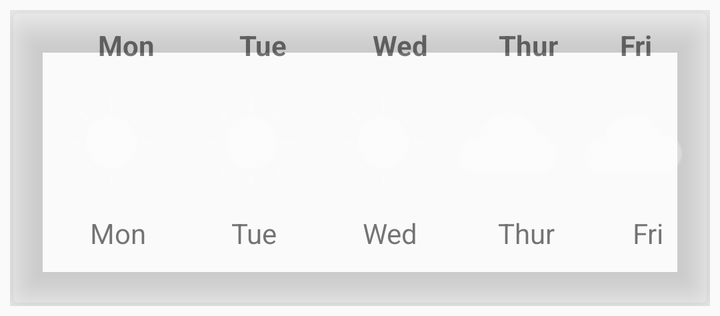
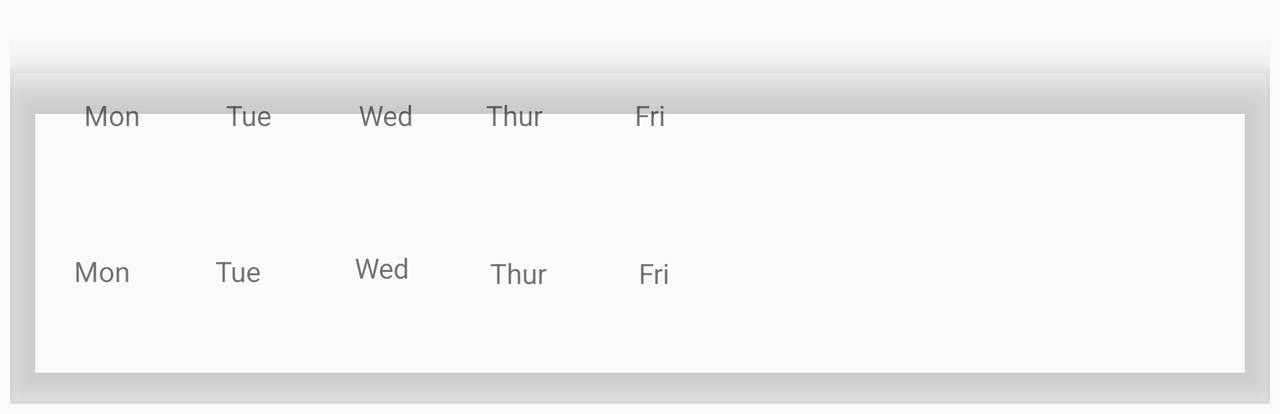

The same Android screen from two of the app's own layout files: first res/layout/ as a phone draws it, then the repository's variant for another configuration, drawn on a device whose configuration selects that folder. Both files follow.
<!-- AndroidManifest.xml: application theme Theme.AppCompat.Light.NoActionBar -->
<!-- res/layout/forecast_list.xml -->
<?xml version="1.0" encoding="utf-8"?>
<LinearLayout xmlns:android="http://schemas.android.com/apk/res/android"
    xmlns:app="http://schemas.android.com/apk/res-auto"
    xmlns:tools="http://schemas.android.com/tools"
    xmlns:card_view="http://schemas.android.com/apk/res-auto"
    android:layout_width="match_parent"
    android:layout_height="wrap_content"
    android:orientation="vertical"
    android:background="@color/colorCh2"
    android:padding="5dp">

    <android.support.v7.widget.CardView
        style="@style/Base.CardView"
        android:layout_width="match_parent"
        android:layout_height="148dp"

        app:cardBackgroundColor="@color/colorCh2"
        android:background="?android:attr/fastScrollPreviewBackgroundLeft"
        android:padding="35dp"
        card_view:cardCornerRadius="4dp"
        card_view:cardElevation="12dp">

        <LinearLayout
            android:layout_width="match_parent"
            android:layout_height="138dp"
            android:background="@color/colorCh2"
            android:orientation="vertical">

            <android.support.constraint.ConstraintLayout
                android:id="@+id/topDaysLayer"
                android:layout_width="match_parent"
                android:layout_height="wrap_content"
                android:orientation="horizontal"
                android:paddingHorizontal="20dp">

                <TextView
                    android:id="@+id/tvMon0"
                    android:layout_width="60dp"
                    android:layout_height="wrap_content"
                    android:layout_alignParentBottom="true"
                    android:layout_alignParentStart="true"
                    android:layout_marginStart="8dp"
                    android:layout_marginTop="8dp"
                    android:gravity="center_vertical"
                    android:text="Mon"
                    android:textAlignment="center"
                    android:textStyle="bold"
                    app:layout_constraintStart_toStartOf="parent"
                    app:layout_constraintTop_toTopOf="parent" />

                <TextView
                    android:id="@+id/tvTue0"
                    android:layout_width="61dp"
                    android:layout_height="wrap_content"
                    android:layout_alignParentBottom="true"
                    android:layout_alignParentStart="true"
                    android:layout_marginStart="8dp"
                    android:layout_marginTop="8dp"
                    android:gravity="center_vertical"
                    android:text="Tue"
                    android:textAlignment="center"
                    android:textStyle="bold"
                    app:layout_constraintStart_toEndOf="@+id/tvMon0"
                    app:layout_constraintTop_toTopOf="parent" />

                <TextView
                    android:id="@+id/tvWed0"
                    android:layout_width="60dp"
                    android:layout_height="wrap_content"
                    android:layout_alignParentBottom="true"
                    android:layout_alignParentStart="true"
                    android:layout_marginStart="8dp"
                    android:layout_marginTop="8dp"
                    android:gravity="center_vertical"
                    android:text="Wed"
                    android:textAlignment="center"
                    android:textStyle="bold"
                    app:layout_constraintStart_toEndOf="@+id/tvTue0"
                    app:layout_constraintTop_toTopOf="parent" />

                <TextView
                    android:id="@+id/tvThur0"
                    android:layout_width="60dp"
                    android:layout_height="wrap_content"
                    android:layout_alignParentBottom="true"
                    android:layout_alignParentStart="true"
                    android:layout_marginBottom="8dp"
                    android:layout_marginStart="4dp"
                    android:layout_marginTop="8dp"
                    android:gravity="center_vertical"
                    android:text="Thur"
                    android:textAlignment="center"
                    android:textStyle="bold"
                    app:layout_constraintBottom_toBottomOf="parent"
                    app:layout_constraintStart_toEndOf="@+id/tvWed0"
                    app:layout_constraintTop_toTopOf="parent"
                    app:layout_constraintVertical_bias="0.0" />

                <TextView
                    android:id="@+id/tvFri0"
                    android:layout_width="60dp"
                    android:layout_height="wrap_content"
                    android:layout_alignParentBottom="true"
                    android:layout_alignParentStart="true"
                    android:layout_marginEnd="9dp"
                    android:layout_marginStart="16dp"
                    android:layout_marginTop="8dp"
                    android:gravity="center_vertical"
                    android:text="Fri"
                    android:textAlignment="center"
                    android:textStyle="bold"
                    app:layout_constraintEnd_toEndOf="parent"
                    app:layout_constraintStart_toEndOf="@+id/tvThur0"
                    app:layout_constraintTop_toTopOf="parent" />

            </android.support.constraint.ConstraintLayout>

            <android.support.constraint.ConstraintLayout
                android:id="@+id/MedDaysLayer"
                android:layout_width="match_parent"
                android:layout_height="wrap_content"
                android:layout_marginTop="5dp">

                <ImageView
                    android:id="@+id/imgMon"
                    android:layout_width="50dp"
                    android:layout_height="45dp"
                    android:layout_marginStart="25dp"
                    android:layout_marginTop="4dp"
                    android:color="#e0f2f1"
                    android:elevation="0dp"
                    android:src="@drawable/sunny"
                    app:layout_constraintStart_toStartOf="parent"
                    app:layout_constraintTop_toTopOf="parent" />

                <ImageView
                    android:id="@+id/imgTue"
                    android:layout_width="50dp"
                    android:layout_height="45dp"
                    android:layout_marginStart="20dp"
                    android:layout_marginTop="4dp"
                    android:elevation="0dp"
                    android:src="@drawable/sunny"
                    app:layout_constraintStart_toEndOf="@+id/imgMon"
                    app:layout_constraintTop_toTopOf="parent" />

                <ImageView
                    android:id="@+id/imgWed"
                    android:layout_width="50dp"
                    android:layout_height="45dp"
                    android:layout_marginStart="16dp"
                    android:layout_marginTop="4dp"
                    android:elevation="0dp"
                    android:src="@drawable/sunny"
                    app:layout_constraintStart_toEndOf="@+id/imgTue"
                    app:layout_constraintTop_toTopOf="parent" />

                <ImageView
                    android:id="@+id/imgThu"
                    android:layout_width="51dp"
                    android:layout_height="45dp"
                    android:layout_marginStart="12dp"
                    android:layout_marginTop="4dp"
                    android:color="#e0f2f1"
                    android:elevation="0dp"
                    android:src="@drawable/cloudy"
                    app:layout_constraintStart_toEndOf="@+id/imgWed"
                    app:layout_constraintTop_toTopOf="parent" />

                <ImageView
                    android:id="@+id/imgFri"
                    android:layout_width="50dp"
                    android:layout_height="45dp"
                    android:layout_marginEnd="16dp"
                    android:layout_marginStart="12dp"
                    android:layout_marginTop="4dp"
                    android:color="#e0f2f1"
                    android:elevation="0dp"
                    android:src="@drawable/cloudy"
                    app:layout_constraintEnd_toEndOf="parent"
                    app:layout_constraintHorizontal_bias="0.0"
                    app:layout_constraintStart_toEndOf="@+id/imgThu"
                    app:layout_constraintTop_toTopOf="parent" />


            </android.support.constraint.ConstraintLayout>

            <android.support.constraint.ConstraintLayout
                android:layout_width="match_parent"
                android:layout_height="37dp"
                android:layout_marginTop="5dp"
                app:layout_constraintTop_toBottomOf="@id/MedDaysLayer">

                <TextView
                    android:id="@+id/tvMon"
                    android:layout_width="60dp"
                    android:layout_height="wrap_content"
                    android:layout_alignParentBottom="true"
                    android:layout_alignParentStart="true"
                    android:layout_marginStart="24dp"
                    android:layout_marginTop="8dp"
                    android:gravity="center_vertical"
                    android:text="Mon"
                    android:textAlignment="center"
                    app:layout_constraintStart_toStartOf="parent"
                    app:layout_constraintTop_toTopOf="parent" />

                <TextView
                    android:id="@+id/tvTue"
                    android:layout_width="60dp"
                    android:layout_height="wrap_content"
                    android:layout_alignParentBottom="true"
                    android:layout_alignParentStart="true"
                    android:layout_marginStart="8dp"
                    android:layout_marginTop="8dp"
                    android:gravity="center_vertical"
                    android:text="Tue"
                    android:textAlignment="center"
                    app:layout_constraintStart_toEndOf="@+id/tvMon"
                    app:layout_constraintTop_toTopOf="parent" />

                <TextView
                    android:id="@+id/tvWed"
                    android:layout_width="60dp"
                    android:layout_height="18dp"
                    android:layout_alignParentBottom="true"
                    android:layout_alignParentStart="true"
                    android:layout_marginStart="8dp"
                    android:layout_marginTop="8dp"
                    android:gravity="center_vertical"
                    android:text="Wed"
                    android:textAlignment="center"
                    app:layout_constraintStart_toEndOf="@+id/tvTue"
                    app:layout_constraintTop_toTopOf="parent" />

                <TextView
                    android:id="@+id/tvThur"
                    android:layout_width="60dp"
                    android:layout_height="wrap_content"
                    android:layout_alignParentBottom="true"
                    android:layout_alignParentStart="true"
                    android:layout_marginStart="8dp"
                    android:layout_marginTop="8dp"
                    android:gravity="center_vertical"
                    android:text="Thur"
                    android:textAlignment="center"
                    app:layout_constraintStart_toEndOf="@+id/tvWed"
                    app:layout_constraintTop_toTopOf="parent" />

                <TextView
                    android:id="@+id/tvFri"
                    android:layout_width="60dp"
                    android:layout_height="wrap_content"
                    android:layout_alignParentBottom="true"
                    android:layout_alignParentStart="true"
                    android:layout_marginEnd="8dp"
                    android:layout_marginStart="8dp"
                    android:layout_marginTop="8dp"
                    android:gravity="center_vertical"
                    android:text="Fri"
                    android:textAlignment="center"
                    app:layout_constraintEnd_toEndOf="parent"
                    app:layout_constraintStart_toEndOf="@+id/tvThur"
                    app:layout_constraintTop_toTopOf="parent" />

            </android.support.constraint.ConstraintLayout>


        </LinearLayout>


    </android.support.v7.widget.CardView>

</LinearLayout>
<!-- resources referenced by this layout -->
<resources>
  <!-- drawable cloudy: png bitmap (drawable-hdpi, 1205 bytes) -->
  <!-- drawable sunny: png bitmap (drawable-hdpi, 1541 bytes) -->
</resources>
<!-- res/layout-land/forecast_list.xml (the repository's variant of the layout above) -->
<!-- drawn on the phone turned sideways -->
<?xml version="1.0" encoding="utf-8"?>
<LinearLayout xmlns:android="http://schemas.android.com/apk/res/android"
    xmlns:app="http://schemas.android.com/apk/res-auto"
    xmlns:tools="http://schemas.android.com/tools"
    xmlns:card_view="http://schemas.android.com/apk/res-auto"
    android:layout_width="match_parent"
    android:layout_height="wrap_content"
    android:orientation="vertical"
    android:background="@color/colorCh"
    android:padding="5dp">

    <android.support.v7.widget.CardView
        style="@style/Base.CardView"
        android:layout_width="match_parent"
        android:layout_height="167dp"
        android:layout_marginTop="30dp"
        android:background="?android:attr/fastScrollPreviewBackgroundLeft"
        android:padding="35dp"
        app:cardBackgroundColor="@color/colorCh"
        card_view:cardCornerRadius="4dp"
        card_view:cardElevation="12dp">

        <LinearLayout
            android:layout_width="match_parent"
            android:layout_height="153dp"
            android:orientation="vertical">

            <android.support.constraint.ConstraintLayout
                android:id="@+id/topDaysLayer"
                android:layout_width="379dp"
                android:layout_height="wrap_content"
                android:orientation="horizontal"
                android:padding="5dp"
                android:paddingBottom="5dp"
                android:paddingHorizontal="20dp">

                <TextView
                    android:id="@+id/tvMon0"
                    android:layout_width="60dp"
                    android:layout_height="wrap_content"
                    android:layout_alignParentBottom="true"
                    android:layout_alignParentStart="true"
                    android:layout_marginStart="16dp"
                    android:layout_marginTop="8dp"
                    android:gravity="center_vertical"
                    android:text="Mon"
                    android:textAlignment="center"
                    app:layout_constraintStart_toStartOf="parent"
                    app:layout_constraintTop_toTopOf="parent" />

                <TextView
                    android:id="@+id/tvTue0"
                    android:layout_width="61dp"
                    android:layout_height="wrap_content"
                    android:layout_alignParentBottom="true"
                    android:layout_alignParentStart="true"
                    android:layout_marginStart="8dp"
                    android:layout_marginTop="8dp"
                    android:gravity="center_vertical"
                    android:text="Tue"
                    android:textAlignment="center"
                    app:layout_constraintStart_toEndOf="@+id/tvMon0"
                    app:layout_constraintTop_toTopOf="parent" />

                <TextView
                    android:id="@+id/tvWed0"
                    android:layout_width="60dp"
                    android:layout_height="wrap_content"
                    android:layout_alignParentBottom="true"
                    android:layout_alignParentStart="true"
                    android:layout_marginStart="8dp"
                    android:layout_marginTop="8dp"
                    android:gravity="center_vertical"
                    android:text="Wed"
                    android:textAlignment="center"
                    app:layout_constraintStart_toEndOf="@+id/tvTue0"
                    app:layout_constraintTop_toTopOf="parent" />

                <TextView
                    android:id="@+id/tvThur0"
                    android:layout_width="60dp"
                    android:layout_height="wrap_content"
                    android:layout_alignParentBottom="true"
                    android:layout_alignParentStart="true"
                    android:layout_marginBottom="8dp"
                    android:layout_marginStart="4dp"
                    android:layout_marginTop="8dp"
                    android:gravity="center_vertical"
                    android:text="Thur"
                    android:textAlignment="center"
                    app:layout_constraintBottom_toBottomOf="parent"
                    app:layout_constraintStart_toEndOf="@+id/tvWed0"
                    app:layout_constraintTop_toTopOf="parent"
                    app:layout_constraintVertical_bias="0.0" />

                <TextView
                    android:id="@+id/tvFri0"
                    android:layout_width="60dp"
                    android:layout_height="wrap_content"
                    android:layout_alignParentBottom="true"
                    android:layout_alignParentStart="true"
                    android:layout_marginStart="8dp"
                    android:layout_marginTop="8dp"
                    android:gravity="center_vertical"
                    android:text="Fri"
                    android:textAlignment="center"
                    app:layout_constraintStart_toEndOf="@+id/tvThur0"
                    app:layout_constraintTop_toTopOf="parent" />

            </android.support.constraint.ConstraintLayout>

            <android.support.constraint.ConstraintLayout

                android:layout_width="match_parent"
                android:layout_height="110dp"
                app:layout_constraintTop_toBottomOf="@id/topDaysLayer">

                <TextView
                    android:id="@+id/tvWed"
                    android:layout_width="60dp"
                    android:layout_height="92dp"
                    android:layout_alignParentBottom="true"
                    android:layout_alignParentStart="true"
                    android:layout_marginStart="12dp"
                    android:layout_marginTop="8dp"
                    android:gravity="center_vertical"
                    android:text="Wed"
                    android:textAlignment="center"
                    app:layout_constraintStart_toEndOf="@+id/tvTue"
                    app:layout_constraintTop_toTopOf="parent" />

                <TextView
                    android:id="@+id/tvThur"
                    android:layout_width="60dp"
                    android:layout_height="91dp"
                    android:layout_alignParentBottom="true"
                    android:layout_alignParentStart="true"
                    android:layout_marginBottom="8dp"
                    android:layout_marginStart="8dp"
                    android:layout_marginTop="8dp"
                    android:gravity="center_vertical"
                    android:text="Thur"
                    android:textAlignment="center"
                    app:layout_constraintBottom_toBottomOf="parent"
                    app:layout_constraintStart_toEndOf="@+id/tvWed"
                    app:layout_constraintTop_toTopOf="parent"
                    app:layout_constraintVertical_bias="1.0" />

                <TextView
                    android:id="@+id/tvFri"
                    android:layout_width="60dp"
                    android:layout_height="91dp"
                    android:layout_alignParentBottom="true"
                    android:layout_alignParentStart="true"
                    android:layout_marginBottom="8dp"
                    android:layout_marginStart="8dp"
                    android:gravity="center_vertical"
                    android:text="Fri"
                    android:textAlignment="center"
                    app:layout_constraintBottom_toBottomOf="parent"
                    app:layout_constraintStart_toEndOf="@+id/tvThur" />

                <TextView
                    android:id="@+id/tvTue"
                    android:layout_width="60dp"
                    android:layout_height="91dp"
                    android:layout_alignParentBottom="true"
                    android:layout_alignParentStart="true"
                    android:layout_marginBottom="8dp"
                    android:layout_marginStart="8dp"
                    android:layout_marginTop="8dp"
                    android:gravity="center_vertical"
                    android:text="Tue"
                    android:textAlignment="center"
                    app:layout_constraintBottom_toBottomOf="parent"
                    app:layout_constraintStart_toEndOf="@+id/tvMon"
                    app:layout_constraintTop_toTopOf="parent"
                    app:layout_constraintVertical_bias="0.666" />

                <TextView
                    android:id="@+id/tvMon"
                    android:layout_width="60dp"
                    android:layout_height="91dp"
                    android:layout_alignParentBottom="true"
                    android:layout_alignParentStart="true"
                    android:layout_marginBottom="8dp"
                    android:layout_marginStart="16dp"
                    android:layout_marginTop="8dp"
                    android:gravity="center_vertical"
                    android:text="Mon"
                    android:textAlignment="center"
                    app:layout_constraintStart_toStartOf="parent"
                    card_view:layout_constraintBottom_toBottomOf="parent"
                    card_view:layout_constraintTop_toTopOf="parent"
                    card_view:layout_constraintVertical_bias="0.666" />

            </android.support.constraint.ConstraintLayout>


        </LinearLayout>


    </android.support.v7.widget.CardView>

</LinearLayout>
<!-- resources referenced by the variant -->
<!-- as the phone turned sideways resolves them -->
<resources>

</resources>
